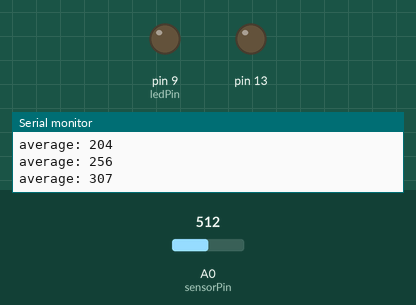
Recording of a sketch running on a simulated Arduino Uno, built with avr-gcc and run on an emulated ATmega328P. Shown: output pins drawn as LEDs (lit = HIGH), the last lines printed to the serial monitor. The test bench sets the inputs (shaded band); at power-on: A0 (sensorPin) = 512.

Above: at 0.1 s.
At 6.2 s:
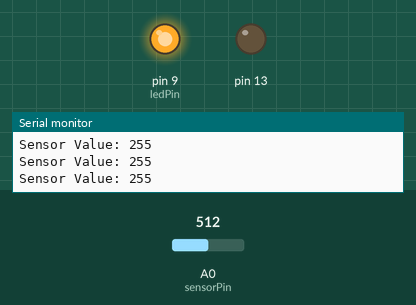
6.3 s: A0 (sensorPin) set to 247
7.8 s: A0 (sensorPin) set to 216
Timing chart, 0 to 10.8 s (numbered marks = the images above; inputs shaded):
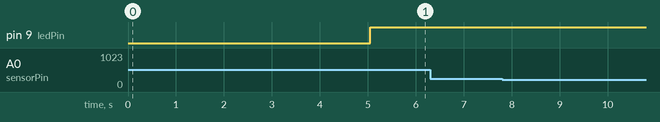

The sketch:

lab04.ino
```cpp
const int sensorPin = A0;
const int ledPin = 9;
const int numReading = 10;

int readings[numReading];
int readIndex = 0;
int total = 0;
int average = 0;


int sensorValue = 0;
int sensorMin = 1023;
int sensorMax = 0;


void setup() {
  Serial.begin(9600);
  pinMode(13, OUTPUT);
  // 初始化
  for (int i = 0; i < numReading; i++) {
    readings[i] = 0;
  }
  Calibration();
}

void loop() {
  sensorValue = analogRead(sensorPin);
  sensorValue = map(sensorValue, sensorMin, sensorMax, 0, 255);

  sensorValue = constrain(sensorValue, 0, 255);
  Serial.print("Sensor Value: ");
  Serial.println(sensorValue);
  if (sensorValue < average) {
    analogWrite(ledPin, 255);
  }
  if (sensorValue > average) {
    analogWrite(ledPin, 0);
  }
}


void Smoothing() {
  total -= readings[readIndex];
  readings[readIndex] = analogRead(sensorPin);
  total += readings[readIndex];
  readIndex += 1;
  if (readIndex >= numReading) {
    readIndex = 0;
  }
  average = total / numReading;
  Serial.print("average: ");
  Serial.println(average);
  delay(1);
}


void Calibration() {
  Serial.println("開始校準");
  digitalWrite(ledPin, HIGH);
  while (millis() < 5000) {
    // sensorValue = analogRead(sensorPin);
    Smoothing();
    if (average > sensorMax) {
      sensorMax = average;
    }
    if (average < sensorMin) {
      sensorMin = average;
    }
  }
  digitalWrite(ledPin, LOW);
  Serial.println("停止校準");
}
```
